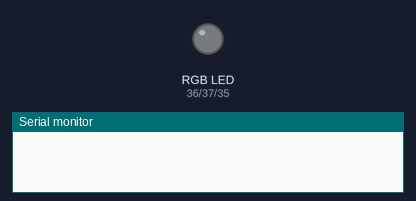
A sketch run on a simulated Arduino Mega 2560, built with avr-gcc and run on an emulated ATmega2560. On the bench: an RGB LED mixed from three pins (HIGH = lit), the last lines printed to the serial monitor.

Above: at 1.0 s.
At 5.0 s:
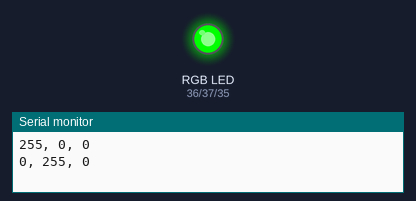
At 7.0 s:
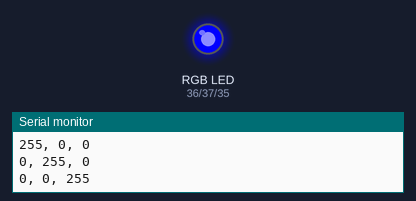
At 9.0 s:
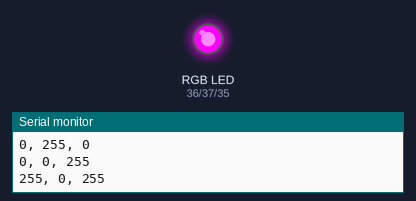
At 13.0 s:
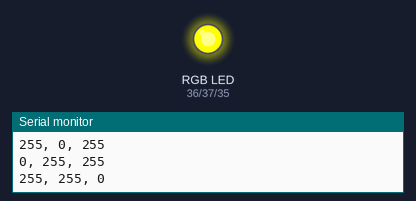
At 17.0 s:
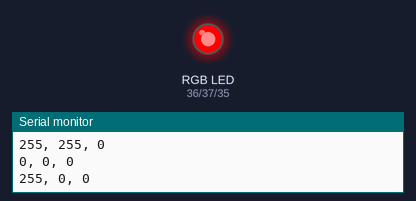
Timing chart, 0 to 18.2 s (numbered marks = the images above):
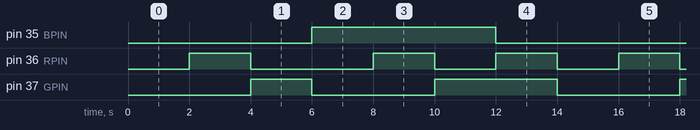

Measured:
- by itself, pin 35 (BPIN): alternates HIGH for 6.0 s and LOW for 8.0 s
- by itself, pin 36 (RPIN): repeats every 14.0 s: LOW 4.0 s, 2 × (HIGH 2.0 s, LOW 2.0 s), HIGH 2.0 s
- by itself, pin 37 (GPIN): repeats every 14.0 s: LOW 4.0 s, HIGH 4.0 s, LOW 4.0 s, HIGH 2.0 s

The sketch:

RGBLed.ino
```cpp
/*
 * RGBLed.h - RGB LED handler class
 * Created by JP Yepez, Jul 2020.
 * Victoria University of Wellington
*/

#include "RGB.h"
#include <Metro.h>

#define RPIN 36
#define GPIN 37
#define BPIN 35

Metro rgbMetro = Metro(2000);

RGB rgb(RPIN, GPIN, BPIN);
uint32_t rgbCounter = 0;

void setup()
{
    rgb.init();
    Serial.begin(9600);
}

void loop()
{
    if (rgbMetro.check() == 1)
    {

        switch (rgbCounter)
        {

        case 0:
            rgb.set(255, 0, 0);
            break;
        case 1:
            rgb.set(0, 255, 0);
            break;
        case 2:
            rgb.set(0, 0, 255);
            break;
        case 3:
            rgb.set(255, 0, 255);
            break;
        case 4:
            rgb.set(0, 255, 255);
            break;
        case 5:
            rgb.set(255, 255, 0);
            break;
        case 6:
            rgb.set(0, 0, 0);
            break;
        default:
            break;
        }

        // monitor
        Serial.print(rgb.getRed());
        Serial.print(", ");
        Serial.print(rgb.getGreen());
        Serial.print(", ");
        Serial.println(rgb.getBlue());

        // counter
        rgbCounter++;
        rgbCounter = rgbCounter % 7;
    }
}
```

RGB.cpp
```cpp
/*
 * RGB.h - RGB LED handler class
 * Created by JP Yepez, Jul 2020.
 * Victoria University of Wellington
*/

#include "Arduino.h"
#include "RGB.h"

RGB::RGB(int rPin, int gPin, int bPin) : redVal(0), greenVal(0), blueVal(0)
{

    redPin = rPin;
    greenPin = gPin;
    bluePin = bPin;
}

void RGB::init()
{
    pinMode(redPin, OUTPUT);
    pinMode(greenPin, OUTPUT);
    pinMode(bluePin, OUTPUT);
}

void RGB::init(int rPin, int gPin, int bPin)
{
    pinMode(rPin, OUTPUT);
    pinMode(gPin, OUTPUT);
    pinMode(bPin, OUTPUT);
}

void RGB::set(int rValue, int gValue, int bValue)
{
    redVal = rValue;
    greenVal = gValue;
    blueVal = bValue;
    analogWrite(redPin, rValue);
    analogWrite(greenPin, gValue);
    analogWrite(bluePin, bValue);
}

void RGB::setRed(int rValue)
{
    redVal = rValue;
    analogWrite(redPin, rValue);
}

void RGB::setGreen(int gValue)
{
    greenVal = gValue;
    analogWrite(greenPin, gValue);
}

void RGB::setBlue(int bValue)
{
    blueVal = bValue;
    analogWrite(bluePin, bValue);
}
```

RGB.h
```cpp
/*
 * RGB.h - RGB LED handler class
 * Created by JP Yepez, Jul 2020.
 * Victoria University of Wellington
*/

#ifndef RGB_h
#define RGB_h

#include "Arduino.h"

class RGB
{
private:
    int redPin;
    int greenPin;
    int bluePin;
    int redVal;
    int greenVal;
    int blueVal;

public:
    RGB(int, int, int);

    void init();
    void init(int, int, int);
    void set(int, int, int);

    void setRed(int);
    void setGreen(int);
    void setBlue(int);

    int getRed() { return redVal; };
    int getGreen() { return greenVal; };
    int getBlue() { return blueVal; };
};

#endif
```
